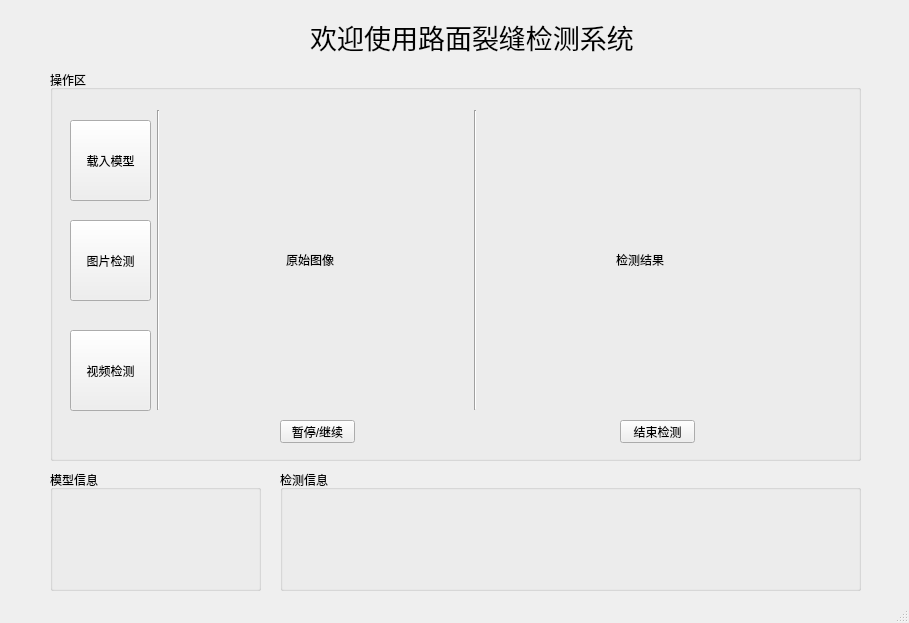
<?xml version="1.0" encoding="UTF-8"?>
<ui version="4.0">
 <class>MainWindow</class>
 <widget class="QMainWindow" name="MainWindow">
  <property name="geometry">
   <rect>
    <x>0</x>
    <y>0</y>
    <width>909</width>
    <height>623</height>
   </rect>
  </property>
  <property name="windowTitle">
   <string>路面裂缝检测系统</string>
  </property>
  <property name="windowIcon">
   <iconset>
    <normaloff>icon.png</normaloff>icon.png</iconset>
  </property>
  <widget class="QWidget" name="centralwidget">
   <widget class="QGroupBox" name="groupBox">
    <property name="geometry">
     <rect>
      <x>50</x>
      <y>70</y>
      <width>811</width>
      <height>391</height>
     </rect>
    </property>
    <property name="sizePolicy">
     <sizepolicy hsizetype="Expanding" vsizetype="Expanding">
      <horstretch>0</horstretch>
      <verstretch>0</verstretch>
     </sizepolicy>
    </property>
    <property name="title">
     <string>操作区</string>
    </property>
    <widget class="QPushButton" name="det_image">
     <property name="geometry">
      <rect>
       <x>20</x>
       <y>150</y>
       <width>81</width>
       <height>81</height>
      </rect>
     </property>
     <property name="sizePolicy">
      <sizepolicy hsizetype="Fixed" vsizetype="Fixed">
       <horstretch>0</horstretch>
       <verstretch>0</verstretch>
      </sizepolicy>
     </property>
     <property name="text">
      <string>图片检测</string>
     </property>
    </widget>
    <widget class="QPushButton" name="det_video">
     <property name="geometry">
      <rect>
       <x>20</x>
       <y>260</y>
       <width>81</width>
       <height>81</height>
      </rect>
     </property>
     <property name="sizePolicy">
      <sizepolicy hsizetype="Fixed" vsizetype="Fixed">
       <horstretch>0</horstretch>
       <verstretch>0</verstretch>
      </sizepolicy>
     </property>
     <property name="text">
      <string>视频检测</string>
     </property>
    </widget>
    <widget class="Line" name="line_2">
     <property name="geometry">
      <rect>
       <x>100</x>
       <y>40</y>
       <width>16</width>
       <height>300</height>
      </rect>
     </property>
     <property name="orientation">
      <enum>Qt::Vertical</enum>
     </property>
    </widget>
    <widget class="QLabel" name="input">
     <property name="geometry">
      <rect>
       <x>110</x>
       <y>40</y>
       <width>300</width>
       <height>300</height>
      </rect>
     </property>
     <property name="sizePolicy">
      <sizepolicy hsizetype="Expanding" vsizetype="Expanding">
       <horstretch>0</horstretch>
       <verstretch>0</verstretch>
      </sizepolicy>
     </property>
     <property name="text">
      <string>原始图像</string>
     </property>
     <property name="scaledContents">
      <bool>true</bool>
     </property>
     <property name="alignment">
      <set>Qt::AlignCenter</set>
     </property>
     <property name="wordWrap">
      <bool>false</bool>
     </property>
    </widget>
    <widget class="QLabel" name="output">
     <property name="geometry">
      <rect>
       <x>440</x>
       <y>40</y>
       <width>300</width>
       <height>300</height>
      </rect>
     </property>
     <property name="sizePolicy">
      <sizepolicy hsizetype="Expanding" vsizetype="Expanding">
       <horstretch>0</horstretch>
       <verstretch>0</verstretch>
      </sizepolicy>
     </property>
     <property name="text">
      <string>检测结果</string>
     </property>
     <property name="scaledContents">
      <bool>true</bool>
     </property>
     <property name="alignment">
      <set>Qt::AlignCenter</set>
     </property>
     <property name="wordWrap">
      <bool>false</bool>
     </property>
    </widget>
    <widget class="Line" name="line">
     <property name="geometry">
      <rect>
       <x>410</x>
       <y>40</y>
       <width>30</width>
       <height>300</height>
      </rect>
     </property>
     <property name="orientation">
      <enum>Qt::Vertical</enum>
     </property>
    </widget>
    <widget class="QPushButton" name="pushButton_stop">
     <property name="geometry">
      <rect>
       <x>230</x>
       <y>350</y>
       <width>75</width>
       <height>23</height>
      </rect>
     </property>
     <property name="text">
      <string>暂停/继续</string>
     </property>
    </widget>
    <widget class="QPushButton" name="pushButton_exit">
     <property name="geometry">
      <rect>
       <x>570</x>
       <y>350</y>
       <width>75</width>
       <height>23</height>
      </rect>
     </property>
     <property name="text">
      <string>结束检测</string>
     </property>
    </widget>
    <widget class="QPushButton" name="det_model">
     <property name="geometry">
      <rect>
       <x>20</x>
       <y>50</y>
       <width>81</width>
       <height>81</height>
      </rect>
     </property>
     <property name="sizePolicy">
      <sizepolicy hsizetype="Fixed" vsizetype="Fixed">
       <horstretch>0</horstretch>
       <verstretch>0</verstretch>
      </sizepolicy>
     </property>
     <property name="text">
      <string>载入模型</string>
     </property>
    </widget>
   </widget>
   <widget class="QLabel" name="label">
    <property name="geometry">
     <rect>
      <x>310</x>
      <y>20</y>
      <width>324</width>
      <height>34</height>
     </rect>
    </property>
    <property name="sizePolicy">
     <sizepolicy hsizetype="Minimum" vsizetype="Minimum">
      <horstretch>0</horstretch>
      <verstretch>0</verstretch>
     </sizepolicy>
    </property>
    <property name="font">
     <font>
      <pointsize>20</pointsize>
     </font>
    </property>
    <property name="text">
     <string>欢迎使用路面裂缝检测系统</string>
    </property>
    <property name="alignment">
     <set>Qt::AlignCenter</set>
    </property>
   </widget>
   <widget class="QGroupBox" name="groupBox_2">
    <property name="geometry">
     <rect>
      <x>280</x>
      <y>470</y>
      <width>581</width>
      <height>121</height>
     </rect>
    </property>
    <property name="title">
     <string>检测信息</string>
    </property>
    <widget class="QLabel" name="label_2">
     <property name="geometry">
      <rect>
       <x>30</x>
       <y>20</y>
       <width>541</width>
       <height>91</height>
      </rect>
     </property>
     <property name="text">
      <string/>
     </property>
    </widget>
   </widget>
   <widget class="QGroupBox" name="groupBox_3">
    <property name="geometry">
     <rect>
      <x>50</x>
      <y>470</y>
      <width>211</width>
      <height>121</height>
     </rect>
    </property>
    <property name="title">
     <string>模型信息</string>
    </property>
    <widget class="QLabel" name="label_3">
     <property name="geometry">
      <rect>
       <x>20</x>
       <y>20</y>
       <width>171</width>
       <height>91</height>
      </rect>
     </property>
     <property name="text">
      <string/>
     </property>
    </widget>
   </widget>
  </widget>
  <widget class="QStatusBar" name="statusbar"/>
 </widget>
 <resources/>
 <connections/>
</ui>
